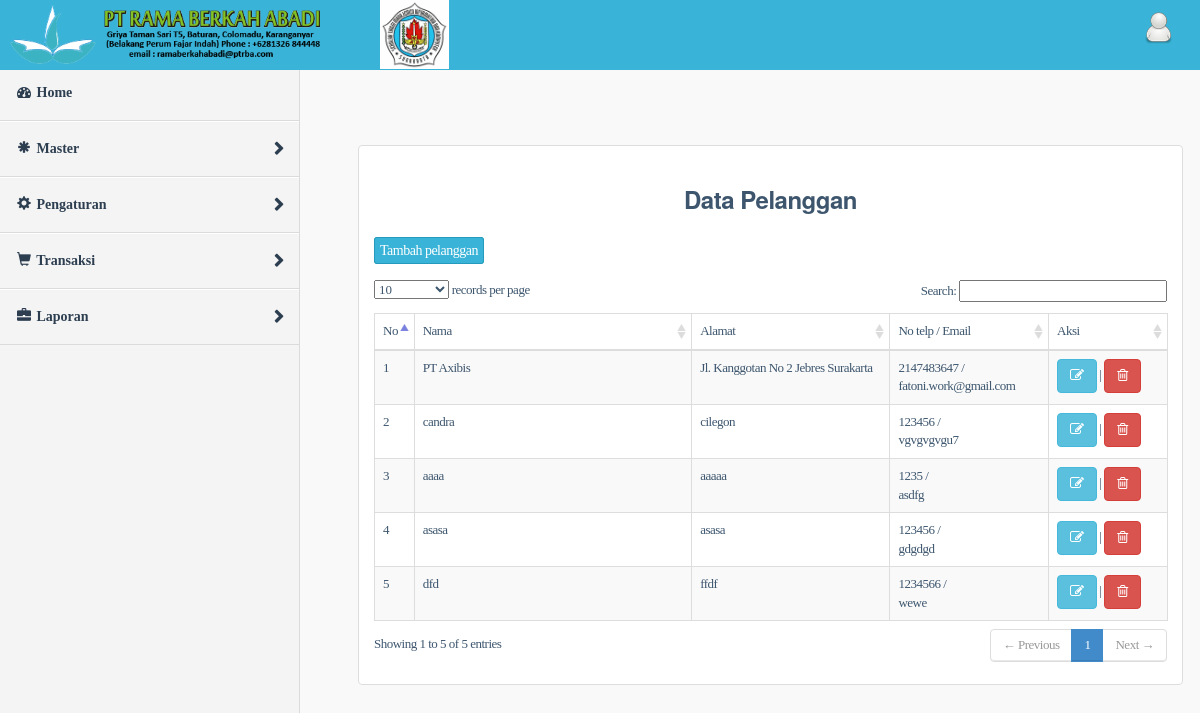
Page /media.php?mod=pelanggan (signed in) on the earlier database version.
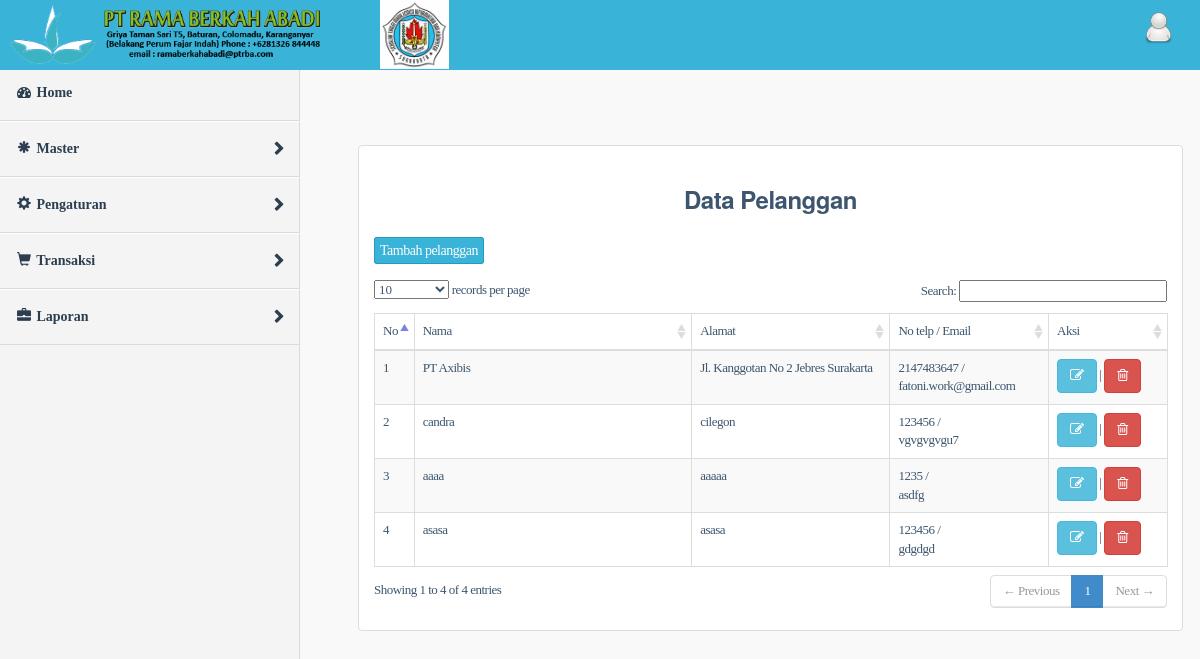
Same page on the later database version.
### tables this page shows
CREATE TABLE `pelanggan` (
`id`  int(25) NOT NULL ,
`nm_pelanggan`  varchar(250) NOT NULL ,
`almt_pelanggan`  varchar(250) NOT NULL ,
`no_telp`  int(25) NOT NULL ,
`email`  varchar(35) NOT NULL ,
PRIMARY KEY (`id`)
);

### mod/master/pelanggan.php (the view, shortened to what this page needs)
<link href="./css/media.css" rel="stylesheet" type="text/css">
<link href="./css/bootstrap.css" rel="stylesheet" type="text/css">
<?php
function doBrowse(){
		$no=0;
		$query=mysql_query("select * from pelanggan")or die("gagal".mysql_error());
?>
    <div class="tabelku">
	<div class="content-header"><center><h3><b><label>Data Pelanggan</label></b><h3></a></center></div>
    <div class="content-header">
		<a href="?mod=pelanggan&act=addpelanggan" class="blue_solid">Tambah pelanggan</a>
	</div>
    <br>
        <table id="example1" class="table table-bordered table-striped">
               <thead>
                    <tr>
                       <th>No</th>
                       <th>Nama</th>
					   <th>Alamat</th>
					   <th>No telp / Email</th>
                       <th>Aksi</th>
                    </tr>
               </thead>
               <tbody>
               <?php
			   while($r=mysql_fetch_array($query)){
			   $no++;
			   ?>
                    <tr>
                       <td width="5%"><?php echo"$no";?></td>
					   <td width="35%"><?php echo"$r[nm_pelanggan]";?></td>
                       <td width="25%"><?php echo"$r[almt_pelanggan]";?></td>
					   <td width="20%"><?php echo"$r[no_telp]";?> / <br><?php echo"$r[email]";?></td>
                       <td width="15%"><a href="?mod=pelanggan&act=editpelanggan&id=<?php echo"$r[id]";?>" class="btn btn-info"><i class="fa fa-edit"></i></a> |
                       <a href="aksi.php?mod=pelanggan&act=hapus_pelanggan&id=<?php echo"$r[id]";?>" class="btn btn-danger"onclick="return confirm('Apakah Anda Yakin, ingin menghapus data ini?')" ><i class="fa fa-trash-o"></i></a></td>
                    </tr>
               <?php
			   }
			   ?>
             </tbody>
        </table>
    </div>
<?php
    }
?>
<?php
switch($_GET['act']){
    default:
        doBrowse();
     break;
}
?>

### media.php (shortened to what this page needs)
<?php
$lv  = $_SESSION[level];
if(empty($_SESSION[namauser]) AND empty($_SESSION[passuser])){
   echo "<script>alert('Andah Telah Logout, Maka silahkan Login Kembali');
		  document.location='index.php'</script>\n";
}
else{
?>
<!doctype html>
<html>
<head>
<link rel="stylesheet" href="css/media.css" type="text/css">
<link rel="stylesheet" href="awesome/css/font-awesome.min.css" type="text/css">
<link rel="stylesheet" href="css/bootstrap.min.css" type="text/css">
<link rel="stylesheet" href="css/datatables/dataTables.bootstrap.css" type="text/css">
 <link type="text/css" rel="stylesheet" href="js/plugin/calender/themes/ui-lightness/ui.all.css" />
<link rel="stylesheet" href="js/plugin/calender/bootstrap.min.css" type="text/css">
<link rel="stylesheet" href="js/plugin/calender/bootstrap-datetimepicker.min.css" type="text/css">
</head>
<body class="skin-blue fixed">
<?php include_once('./header.php'); ?>
<div class="wrapper row-offcanvas row-offcanvas-left">
<div class="row rows-up">
<div class="col-md-3">
<div id="menuku">
	<div id="menu">
			<a title="Dashboard" class="menu-utama" href="?mod=home"><i class="fa fa-dashboard"></i><span> Home </span></a>
         	<?php if($lv == "admin") { ?>
                <a name="master-sub" title="master" class="menu-utama submenu" href="#"><i class="glyphicon glyphicon-asterisk"></i>
                       <span> Master</span>
                </a>
                <a name="setting-sub" title="master" class="menu-utama submenu" href="#"><i class="glyphicon glyphicon-cog"></i>
                    <span> Pengaturan</span>
                </a>
                <a name="transaksi-sub" title="transaksi" class="menu-utama submenu" href="#"><i class="glyphicon glyphicon-shopping-cart"></i>
                    <span> Transaksi</span>
                </a>
                <a name="laporan-sub" title="laporan" class="menu-utama submenu" href="#"><i class="glyphicon glyphicon-briefcase"></i>
                    <span> Laporan</span>
                </a>
					 <?php } else if($lv == "user") { ?>
                <a name="laporan-sub" title="laporan" class="menu-utama submenu" href="#"><i class="glyphicon glyphicon-briefcase"></i>
                    <span> Laporan</span>
                </a>
					<div id="laporan-sub">
                        <a title="laporan Raport" href="?mod=lp_dtbarang"><i class="glyphicon glyphicon-duplicate"></i>
                            <span>Laporan Data Barang</span>
                        </a>
                        <a title="laporan Siswa" href="?mod=lp_brmasuk"><i class="glyphicon glyphicon-duplicate"></i>
                            <span>Laporan Barang Masuk</span>
                        </a>
						<a title="laporan Siswa" href="?mod=lp_brkeluar"><i class="glyphicon glyphicon-duplicate"></i>
                            <span>Laporan Barang Keluar</span>
                        </a>
                    </div>
					 <?php } ?>
	</div>
</div>
</div>
<div class="right-side">
	<div class="row">
		<div class="col-md-12">
		<?php
		if($_GET['mod']=='home'){
			include( dirname(__FILE__) . DIRECTORY_SEPARATOR . 'mod/dashboard.php');
		}
		elseif($_GET['mod']=='pelanggan'){
			include( dirname(__FILE__) . DIRECTORY_SEPARATOR . 'mod/master/pelanggan.php');
		}
		elseif($_GET['mod']=='suplier'){
			include( dirname(__FILE__) . DIRECTORY_SEPARATOR . 'mod/master/suplier.php');
		}
		elseif($_GET['mod']=='barang'){
			include( dirname(__FILE__) . DIRECTORY_SEPARATOR . 'mod/master/barang.php');
		}
		elseif($_GET['mod']=='jenis'){
			include( dirname(__FILE__) . DIRECTORY_SEPARATOR . 'mod/master/jenis.php');
		}
		elseif($_GET['mod']=='warna'){
			include( dirname(__FILE__) . DIRECTORY_SEPARATOR . 'mod/master/warna.php');
		}
		elseif($_GET['mod']=='merk'){
			include( dirname(__FILE__) . DIRECTORY_SEPARATOR . 'mod/master/merk.php');
		}
		elseif($_GET['mod']=='satuan'){
			include( dirname(__FILE__) . DIRECTORY_SEPARATOR . 'mod/master/satuan.php');
		}
		elseif($_GET['mod']=='besar'){
			include( dirname(__FILE__) . DIRECTORY_SEPARATOR . 'mod/master/besar.php');
		}
		elseif($_GET['mod']=='sedang'){
			include( dirname(__FILE__) . DIRECTORY_SEPARATOR . 'mod/master/sedang.php');
		}
		elseif($_GET['mod']=='kecil'){
			include( dirname(__FILE__) . DIRECTORY_SEPARATOR . 'mod/master/kecil.php');
		}
		elseif($_GET['mod']=='user'){
			include( dirname(__FILE__) . DIRECTORY_SEPARATOR . 'mod/user.php');
		}
		elseif($_GET['mod']=='brg_masuk'){
			include( dirname(__FILE__) . DIRECTORY_SEPARATOR . 'mod/transaksi/brg_masuk.php');
		}
		elseif($_GET['mod']=='brg_keluar'){
			include( dirname(__FILE__) . DIRECTORY_SEPARATOR . 'mod/transaksi/brg_keluar.php');
		}
		elseif($_GET['mod']=='lp_dtbarang'){
			include( dirname(__FILE__) . DIRECTORY_SEPARATOR . 'mod/laporan/lp_dt_barang.php');
		}
		elseif($_GET['mod']=='lp_brmasuk'){
			include( dirname(__FILE__) . DIRECTORY_SEPARATOR . 'mod/laporan/lp_brmasuk.php');
		}
		elseif($_GET['mod']=='lp_brkeluar'){
			include( dirname(__FILE__) . DIRECTORY_SEPARATOR . 'mod/laporan/lp_brkeluar.php');
		}
		elseif($_GET['mod']=='data_barang'){
			include( dirname(__FILE__) . DIRECTORY_SEPARATOR . 'mod/transaksi/data_barang.php');
		}elseif($_GET['mod']=='konversi_satuan'){
			include( dirname(__FILE__) . DIRECTORY_SEPARATOR . 'mod/konversi_satuan.php');
		}
		?>
		</div>
	</div>
</div>
</div>
</div>
</body>
</html><?php
}
?>

### header.php (shortened to what this page needs)
<header class="header2">
  <img src="img/logo.png" class="logo">
  <img src="img/aub.jpg" class="logo2">
 <nav class="navbar navbar-static-top" role="navigation">
    <div>
        <ul id="nav">
            <li id="notification_li">
            <a href="#" id="notificationLink">
				<img src="img/user.png" class="logo3">
			</a>
            </li>
        </ul>
    </div>
  </nav>
</header>

### css/media.css (style rules this page uses)
html, body, div, span, applet, object, iframe, h1, h2, h3, h4, h5, h6, p, blockquote, pre, a, abbr, acronym, address, big, cite, code, del, dfn, em, img, ins, kbd, q, s, samp, small, strike, strong, sub, sup, tt, var, b, u, i, center, dl, dt, dd, ol, ul, li, fieldset, form, label, legend, table, caption, tbody, tfoot, thead, tr, th, td, article, aside, canvas, details, embed, figure, figcaption, footer, header, hgroup, menu, nav, output, ruby, section, summary, time, mark, audio, video { border: 0 none; font: inherit; margin: 0; padding: 0; vertical-align: baseline; }
article, aside, details, figcaption, figure, footer, header, hgroup, menu, nav, section { display: block; }
th { text-align:center; }
body { line-height: 1; }
ol, ul { list-style: none outside none; }
table { border-collapse: collapse; border-spacing: 0; }
* { margin: 0 auto; padding: 0; }
body { font-family: Tahoma!important; letter-spacing: -0.5px; background:#F9F9F9 !important; overflow-y: auto; overflow-x: hidden; font-size: 13px!important; }
.logo { float: left; font-size: 20px; line-height: 50px; text-align: center; padding: 0px 10px; width:330px; font-family: "Kaushan Script",cursive; font-weight: 500; height: 60px; display: block; margin-top: 4px; }
.logo { color: #F9F9F9; }
#nav { float: right; list-style: none outside none; }
#nav li { float: left; font-size: 14px; font-weight: bold; margin-right: 20px; }
#nav li a { color: #cccccc; text-decoration: none; transition: all 0.5s ease-in-out 0s; }
#notification_li { position: relative; }
#menuku { background-color: #F4F4F4; height: 100%; left: 0; min-height: 500px; overflow: hidden; overflow-y: auto; position: relative; margin-top: 25px; position: fixed; width: 300px; }
#menuku #menu { width: 100%; height: 100%; border-right: 1px solid #DBDBDB; }
#menuku #menu a { border-top: 1px solid #FFF; border-bottom: 1px solid #DBDBDB; color: #2c3e50; display: block; font-size: 13px; letter-spacing: 0px; font-weight: 400; overflow: hidden; padding: 17px; position: relative; text-decoration: none; }
#menuku #menu a.menu-utama { font-size: 14px; text-transform: capitalize!important; font-weight: 600; }
#menuku #menu i { padding-right: 4px; width: 16px; }
#menuku #menu a.submenu:before { content: ""; font-family: FontAwesome; }
#menuku #menu a.submenu:before { font-size: 14px; position: absolute; right: 15px; top: 17px; }
table { border: medium none; width: 98%; }
table td, th { padding: 6px; text-align: left; }
a { color: #f05451; text-decoration: none; }
.tabelku { background: none repeat scroll 0 0 #fff; border: 1px solid #ddd; border-radius: 4px; color: #3d566e; margin-left: 23px; margin-right: 32px; margin-top: 25px; padding: 15px; }
.tabelku h3 { color:#3D566E;line-height:normal; }
.tabelku .blue_solid, .tabelku .green_btn, .tabelku .red_btn , .tabelku .yellow_btn { background: none repeat scroll 0 0 #fff !important; border-radius: 3px; color: #3d566e !important; cursor: pointer; font-size: 14px !important; height: 20px !important; padding: 5px !important; box-sizing:content-box; }
.tabelku .blue_solid { background:#39B3D7 !important; color:#fff !important; border: 1px solid #269ABC !important; }
.blue_solid, .green_btn, .yellow_btn, .red_btn { transition:all 0.5s ease-in-out 0s; -moz-transition:all 0.5s ease-in-out 0s; -ms-transition:all 0.5s ease-in-out 0s; -o-transition:all 0.5s ease-in-out 0s; -webkit-transition:all 0.5s ease-in-out 0s; }
.rows-up { margin-top:40px; }
.right-side, .left-side { min-height: 100%; display: block; }
.right-side { background-color: #f9f9f9; margin-left: 350px; }

### header.php (style rules this page uses)
.logo2 { display: block; float: left; margin-left: 50px; height:69px; align:center; }
.logo3 { display: block; float: right; height:50px; align:center; padding: 12px 5px 5px 0px; }
.header2 { background: #39B3D7; border-bottom: 1px solid #39B3D7; height: 70px; position: fixed; top: 0; width: 100%; z-index: 99999999; }

Differences in the rows shown:
removed pelanggan: nm_pelanggan "dfd", almt_pelanggan "ffdf", no_telp "1234566", email "wewe"
Other differences:
text written by a page script: "records per page Search: Showing 1 to 5 of 5 entries ← Previous 1 Next →" → "records per page Search: Showing 1 to 4 of 4 entries ← Previous 1 Next →"
